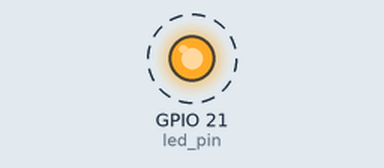
Bench run of a program on a simulated Raspberry Pi (BCM pin numbers). On the bench: output pins drawn as LEDs (lit = HIGH). Dashed ring = blinking. What the program prints to the terminal is not drawn.

Above: at 0.5 s.
Timing chart, 0 to 4.6 s (numbered marks = the images above):
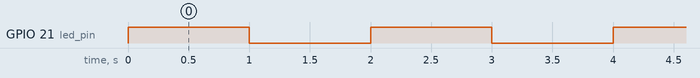

The program:

1._LED_Blink.py
```python
import RPi.GPIO as gpio   # Library to control Raspberry Pi GPIO pins (input/output)
import time               # Library to manage delays and time-based functions

# --- Pin configuration ---
led_pin = 21  # The GPIO pin number (BCM mode) where the LED is connected

# --- GPIO setup ---
gpio.setmode(gpio.BCM)        # Set pin numbering system to BCM (Broadcom SOC channel)
gpio.setup(led_pin, gpio.OUT) # Configure the LED pin to work as an output

print("LED Blink Program Started (Press CTRL+C to stop)")

try:
    while True:
        # --- Turn LED ON ---
        gpio.output(led_pin, gpio.HIGH)  # Send HIGH signal to turn the LED on
        print("LED is ON")
        time.sleep(1)  # Keep LED on for 1 second

        # --- Turn LED OFF ---
        gpio.output(led_pin, gpio.LOW)   # Send LOW signal to turn the LED off
        print("LED is OFF")
        time.sleep(1)  # Keep LED off for 1 second

except KeyboardInterrupt:
    # --- Cleanup on exit ---
    print("\nProgram stopped by user. Cleaning up GPIO...")
    gpio.cleanup()  # Reset all GPIO settings to safe state
```

Measured:
- by itself, GPIO 21 (led_pin): alternates HIGH for 1.0 s and LOW for 1.0 s
